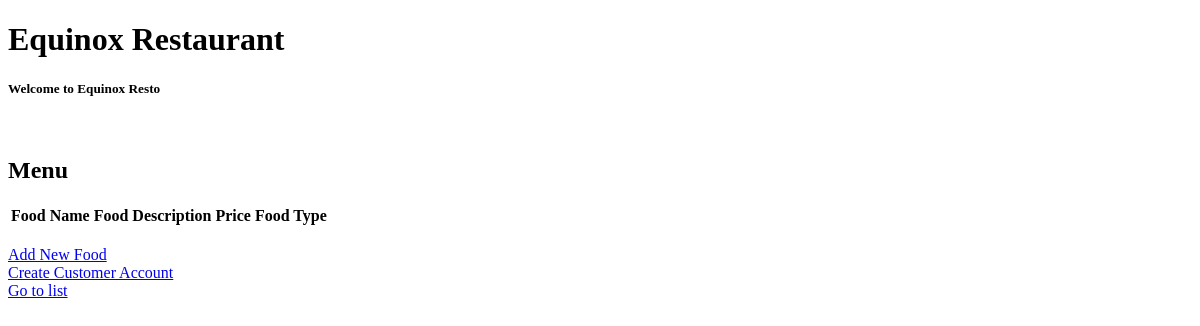
Before: /MainPage with the older database file.
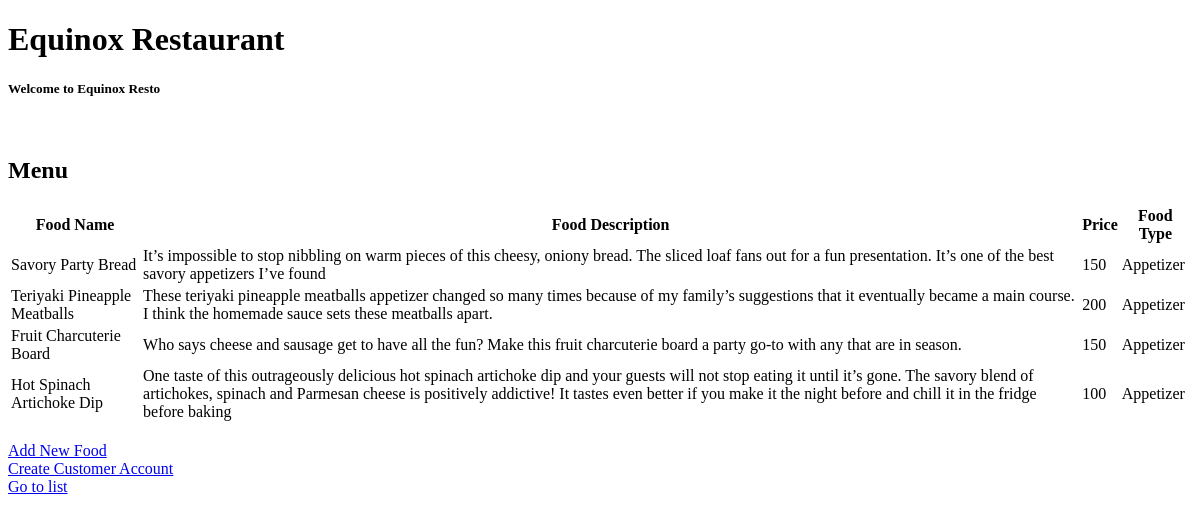
After: the same page with the newer database file.
### TrialSystem/models.py (models this page shows)
class Menu(models.Model):
    FoodName = models.CharField(max_length=100)
    foodPrice = models.IntegerField()
    foodDescription = models.CharField(max_length=1000)
    foodType = models.CharField(max_length=200)

### TrialSystem/views.py (the view)
# urls.py: path('MainPage', views.MainPage, name='MainPage'),
def MainPage(request):
    menuList = models.Menu.objects.all()
    template = 'Practice_POS.html'
    context = {
        'title': 'Main Page',
        'body': 'This is the body of the main page.',
        'menuItems': menuList,
    }
    return render(request, template, context)

### templates/Practice_POS.html (shortened to what this page needs)
<!DOCTYPE html>
<html lang="en">
<head>
</head>
<body>
    <h1>Equinox Restaurant</h1>
    <h5>Welcome to Equinox Resto</h5>
    <br>
    <h2>Menu</h2>
    <table>
        <tr>
            <th>Food Name</th>
            <th>Food Description</th>
            <th>Price</th>
            <th>Food Type</th>
        </tr>
        {% for item in menuItems %}
            <tr>
                <td>{{ item.FoodName }}</td>
                <td>{{ item.foodDescription }}</td>
                <td>{{ item.foodPrice }}</td>
                <td>{{ item.foodType }}</td>
            </tr>
            {% endfor %}
    </table>
    <br>
    <a href="{% url 'AddNewMenu' %}">Add New Food</a><br>
    <a href="{% url 'CreateCustomer' %}">Create Customer Account</a><br>
    <a href="{% url 'CustomerAccount' %}">Go to list</a><br>
</body>
</html>

Changed rows visible on the page:
added Menu: FoodName "Savory Party Bread", foodDescription "It’s impossible to stop nibbling on warm pieces of this cheesy, oniony bread. The sliced loaf fans out for a fun presentation. It’s one of the best savory appetizers I’ve found", foodPrice "150", foodType "Appetizer"
added Menu: FoodName "Teriyaki Pineapple Meatballs", foodDescription "These teriyaki pineapple meatballs appetizer changed so many times because of my family’s suggestions that it eventually became a main course. I think the homemade sauce sets these meatballs apart.", foodPrice "200", foodType "Appetizer"
added Menu: FoodName "Fruit Charcuterie Board", foodDescription "Who says cheese and sausage get to have all the fun? Make this fruit charcuterie board a party go-to with any that are in season.", foodPrice "150", foodType "Appetizer"
added Menu: FoodName "Hot Spinach Artichoke Dip", foodDescription "One taste of this outrageously delicious hot spinach artichoke dip and your guests will not stop eating it until it’s gone. The savory blend of artichokes, spinach and Parmesan cheese is positively addictive! It tastes even better if you make it the night before and chill it in the fridge before baking", foodPrice "100", foodType "Appetizer"
